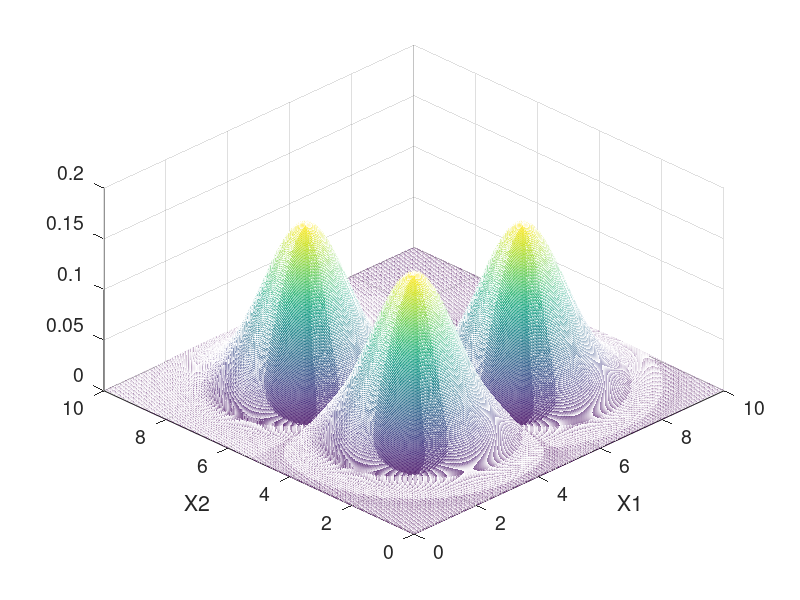

MATLAB code to generate this figure:
%% Visualise 2D Gaussian model
%
% Visualisation for 2D model used in state space project
%
% Steve Fleming 2018

% Precision of the grid
xgrid = 0:0.02:10;

% Widths
lw1 = 4;
lw2 = 2;

% Create 3 likelihood functions
mu = [3.5 7; 7 3.5; 3.5 3.5];  % possible Gaussians over X corresponding to each world state
Sigma = [1 0; 0 1];

figure;
for i = 1:3
       [X1,X2] = meshgrid(xgrid', xgrid');
       X = [X1(:) X2(:)];
       p = mvnpdf(X, mu(i,:), Sigma);
       hold on
       mesh(X1,X2,reshape(p,length(xgrid),length(xgrid)));
end
xlabel('X1')
ylabel('X2')
set(gca, 'FontSize', 14)
grid on
view(-45, 45)